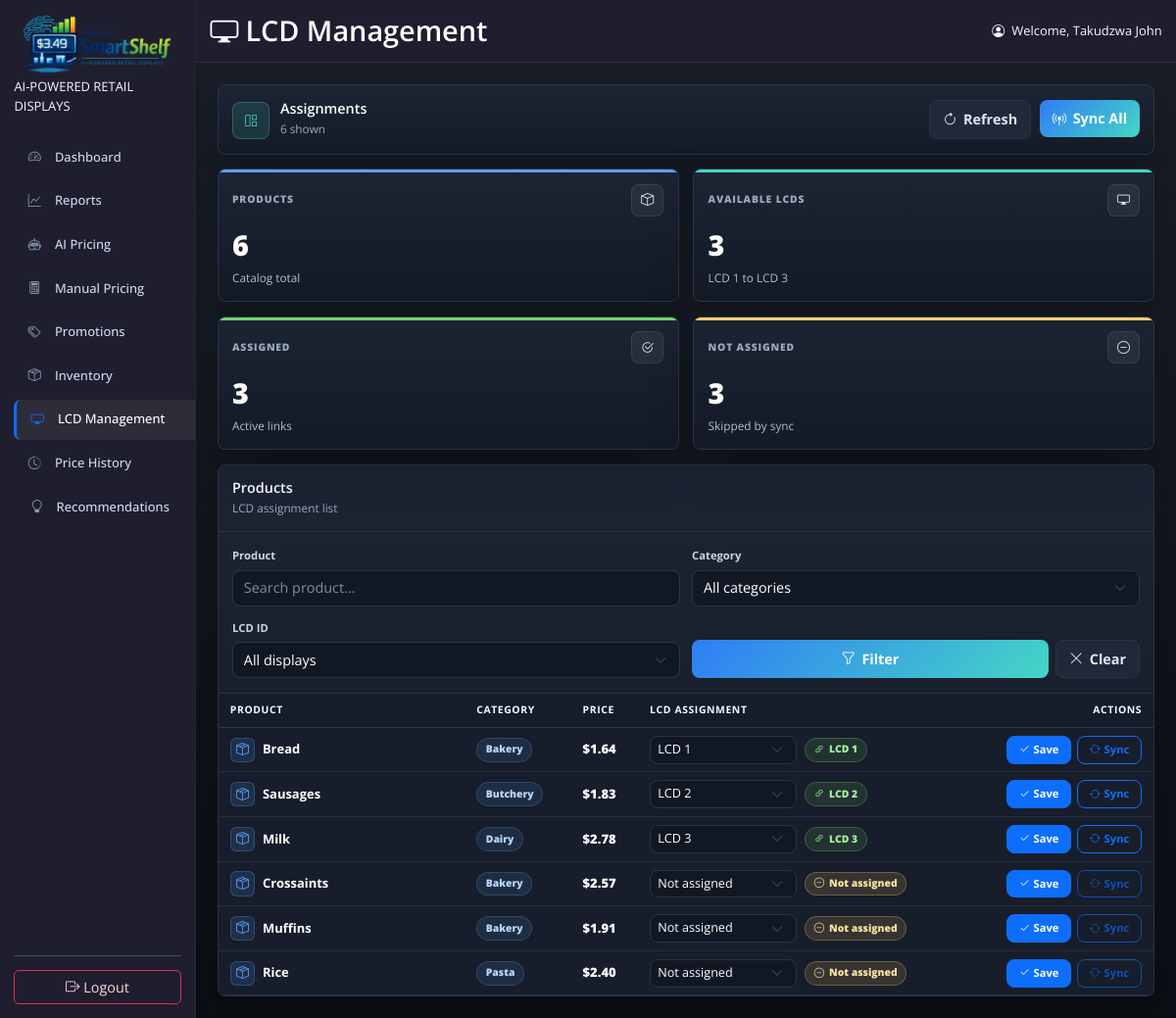
The page /ProjectSmartShelf/lcd-management/ (signed in) on the database as committed earlier.
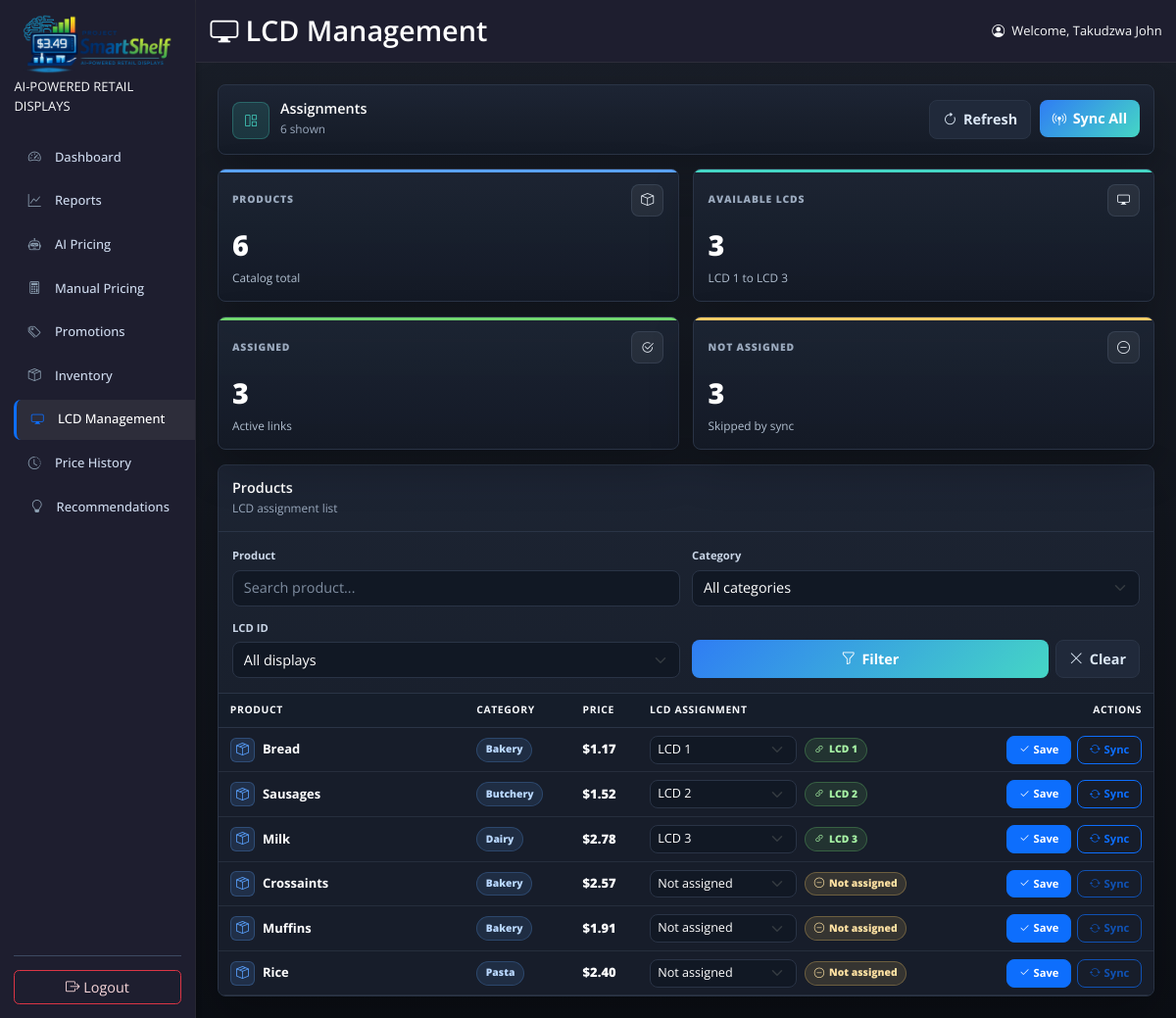
The same page on the database as committed later.
### checkout/models.py (models this page shows, shortened)
class Product(models.Model):
    name = models.CharField(max_length=200)
    category = models.CharField(max_length=100)
    price = models.DecimalField(max_digits=10, decimal_places=2)
    expiry_date=models.DateField(null=True, blank=True)
    inventory_level = models.IntegerField(default=0, help_text='Current stock count')
    lcd_id = models.IntegerField(default=1, help_text="1, 2, or 3 for the shelf display")
    class Meta:
        ordering = ['name']

### ProjectSmartShelf/views.py (the view, shortened to what this page needs)
# urls.py: path("lcd-management/", views.lcd_management_view, name="lcd_management"),
@staff_member_required(login_url='staff_login')
def lcd_management_view(request):
    process_promotions_for_request(request)
    products = Product.objects.all()
    search_query = request.GET.get('search', '')
    category_filter = request.GET.get('category', '')
    lcd_filter = request.GET.get('lcd_id', '')
    if search_query:
        products = products.filter(name__icontains=search_query)
    if category_filter:
        products = products.filter(category=category_filter)
    categories = Product.objects.values_list('category', flat=True).distinct().order_by('category')
    occupied_lcd_ids = set(
        Product.objects.filter(lcd_id__in=AVAILABLE_LCD_IDS)
        .values_list('lcd_id', flat=True)
    )
    products = list(products)
    products.sort(
        key=lambda product: (
            0 if product.lcd_id in AVAILABLE_LCD_IDS else 1,
            product.lcd_id if product.lcd_id in AVAILABLE_LCD_IDS else len(AVAILABLE_LCD_IDS) + 1,
            product.name.lower(),
        )
    )
    for product in products:
        product.is_lcd_assigned = product.lcd_id in AVAILABLE_LCD_IDS
        product.active_promotion = None
        other_occupied_lcd_ids = occupied_lcd_ids.copy()
        if product.is_lcd_assigned:
            other_occupied_lcd_ids.discard(product.lcd_id)
        product.assignment_lcd_ids = [
            lcd_id for lcd_id in AVAILABLE_LCD_IDS
            if lcd_id not in other_occupied_lcd_ids
        ]
    active_promotions = get_active_promotions_by_product_id([product.id for product in products])
    for product in products:
        product.active_promotion = active_promotions.get(product.id)
    assigned_products = Product.objects.filter(lcd_id__in=AVAILABLE_LCD_IDS).count()
    unassigned_products = Product.objects.exclude(lcd_id__in=AVAILABLE_LCD_IDS).count()
    context = {
        'products': products,
        'search_query': search_query,
        'category_filter': category_filter,
        'lcd_filter': lcd_filter,
        'categories': categories,
        'available_lcd_ids': AVAILABLE_LCD_IDS,
        'total_products': Product.objects.count(),
        'available_display_count': len(AVAILABLE_LCD_IDS),
        'assigned_products': assigned_products,
        'unassigned_products': unassigned_products,
        'active_promotion_count': len(active_promotions),
    }
    return render(request, 'lcd_management.html', context)

### ProjectSmartShelf/context_processors.py (called while the page is built)
def simulated_date(request):
    active_date = getattr(request, 'simulated_date', None)
    context = {
        'simulated_date': active_date,
        'recommendations_count': 0,
    }
    cached_count = getattr(request, '_recommendations_count', None)
    if cached_count is not None:
        context['recommendations_count'] = cached_count
        return context
    user = getattr(request, 'user', None)
    if not (user and user.is_authenticated and user.is_staff):
        return context
    try:
        from .recommendations import recommendation_count
        context['recommendations_count'] = recommendation_count(active_date or timezone.localdate())
    except Exception:
        context['recommendations_count'] = 0
    return context

### ProjectSmartShelf/recommendations.py (called while the page is built)
def recommendation_count(base_date):
    return len(build_recommendations(base_date))

### ProjectSmartShelf/simulation.py (called while the page is built, shortened)
def parse_simulated_date(value):
    if not value:
        return None

def get_session_simulated_date(request):
    return parse_simulated_date(request.session.get('simulated_date'))

def get_stored_simulated_date():
    state = SimulationState.objects.filter(key=ACTIVE_DAY_KEY).first()
    return state.current_date if state else None

### ProjectSmartShelf/templates/lcd_management.html (shortened to what the changed rows need)
{% extends "base.html" %}
{% load static %}
{% block page_title %}<i class="bi bi-display me-2"></i>LCD Management{% endblock %}
{% block content %}
<div class="lcd-page">
    <div class="lcd-command-bar">
        <div class="lcd-command-title">
            <div>
                <h2>Assignments</h2>
            </div>
        </div>
    </div>
    <div class="lcd-panel">
        <div class="lcd-table-wrap">
            <table class="table lcd-table align-middle">
                <thead>
                    <tr>
                        <th>Product</th>
                        <th>Category</th>
                        <th>Price</th>
                        <th>LCD Assignment</th>
                        <th class="text-end">Actions</th>
                    </tr>
                </thead>
                <tbody>
                    {% for product in products %}
                    <tr class="{% if not product.is_lcd_assigned %}unassigned-row{% endif %}">
                        <td>
                            <div class="product-cell">
                                <span class="product-cell-icon"><i class="bi bi-box-seam"></i></span>
                                <span class="product-name">{{ product.name }}</span>
                            </div>
                        </td>
                        <td><span class="category-chip">{{ product.category }}</span></td>
                        <td>
                            <span class="price-value">${{ product.price|floatformat:2 }}</span>
                        </td>
                        <td>
                            <div class="assignment-control">
                                <select name="lcd_id" class="form-select form-select-sm" form="lcd-row-{{ product.id }}">
                                    {% for display_id in product.assignment_lcd_ids %}
                                        <option value="{{ display_id }}" {% if product.lcd_id == display_id %}selected{% endif %}>LCD {{ display_id }}</option>
                                    {% endfor %}
                                </select>
                                {% if product.is_lcd_assigned %}
                                    <span class="assignment-badge assigned"><i class="bi bi-link-45deg"></i>LCD {{ product.lcd_id }}</span>
                                {% else %}
                                    <span class="assignment-badge unassigned"><i class="bi bi-dash-circle"></i>Not assigned</span>
                                {% endif %}
                            </div>
                        </td>
                        <td class="text-end">
                            <form id="lcd-row-{{ product.id }}" method="post" class="row-actions">
                                <button type="submit" name="action" value="update_assignment" class="btn btn-primary btn-sm">
                                    <i class="bi bi-check2 me-1"></i>Save
                                </button>
                                <button type="submit" name="action" value="sync_product" class="btn btn-outline-primary btn-sm" {% if not product.is_lcd_assigned %}disabled{% endif %}>
                                    <i class="bi bi-arrow-repeat me-1"></i>Sync
                                </button>
                            </form>
                        </td>
                    </tr>
                    {% empty %}
                    <tr>
                        <td colspan="5" class="empty-row py-4">No products found.</td>
                    </tr>
                    {% endfor %}
                </tbody>
            </table>
        </div>
    </div>
</div>
{% endblock %}

Rows that differ between the two databases and show on the page:
changed Product "Bread": price "1.64" → "1.17"
changed Product "Sausages": price "1.83" → "1.52"
